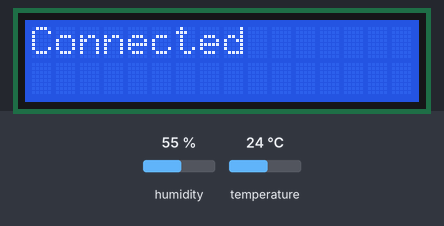
Simulated run of this sketch. Board: ESP32. Shown: 16×2 character LCD. The test bench sets the inputs (shaded band); at power-on: humidity 55 %, temperature 24 °C. WiFi joins after 1.5 s; servers stay silent unless stated; no MQTT or app messages arrive unless stated; what the sketch prints to the serial monitor is not drawn.

Above: at 1.7 s.
At 18.8 s:
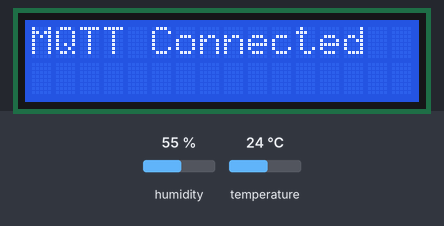
18.9 s: humidity set to 22 %
At 23.7 s:
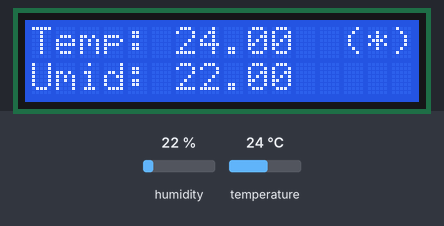
33.9 s: temperature set to 12 °C
At 43.3 s:
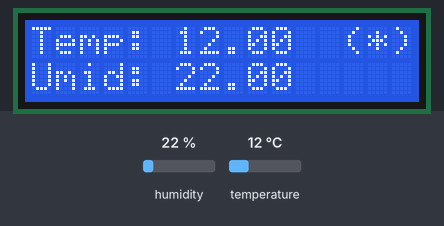
48.9 s: humidity set to 40 %
At 64.0 s:
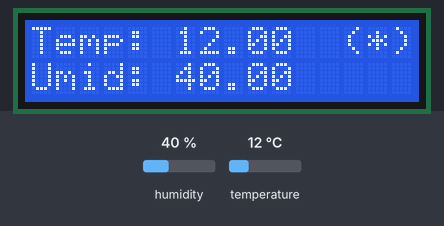
Timing chart, 0 to 65.5 s (numbered marks = the images above; inputs shaded):
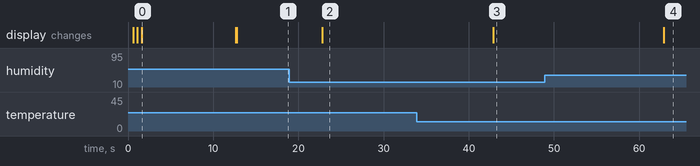

Measured:
- after the input at 18.9 s, the display: changes after 3.9 s (image 2)
- after the input at 33.9 s, the display: changes after 8.9 s (image 3)
- after the input at 48.9 s, the display: changes after 14.0 s (image 4)
- what the display in image 0 shows lasts 11.1 s, from 1.6 s to 12.7 s

The sketch:

dht11_lcd_wifi_mqtt.ino
```cpp
#include <DHT.h>
#include <LiquidCrystal_I2C.h>
#include <WiFi.h>
#include <PubSubClient.h>

#define SENSOR_PIN 5
#define LCD_SDA 23
#define LCD_SCL 22

const char* ssid = "BarberiniTaboao";
const char* password = "26042021";
const char* mqtt_server = "192.168.68.107";
const int mqtt_port = 1883;
const char* mqtt_topic = "sensor/dht11";

DHT dht11(SENSOR_PIN, DHT11);
LiquidCrystal_I2C lcd(0x27, 16, 2);
WiFiClient espClient;
PubSubClient mqttClient( espClient );

int status_connection = 0;
  // 0 - Não houver conexão nenhuma
  // 1 - Quando estiver conectado no Wifi
  // 2 - Quando estiver conectado no Wifi e no Broker

void conectarWifi() {
  Serial.begin(115200);
  WiFi.mode(WIFI_STA);
  WiFi.begin(ssid, password);
  Serial.println("IoT Temperatura e Umidade iniciando...");
  lcd.clear();
  lcd.setCursor(0, 0);
  Serial.printf("Buscando Wifi %s ", ssid);
  lcd.print("Wifi: ");
  lcd.print(ssid);
  lcd.setCursor(0, 1);
  lcd.print(".");
  while (WiFi.status() != WL_CONNECTED) {
    status_connection = 0;
    delay(500);
    lcd.print(".");
    Serial.print(".");
  }
  status_connection = 1;
  lcd.clear();
  lcd.setCursor(0, 0);
  lcd.print("Connected");
  Serial.println("Connected");
  delay(1000);

  // ( )  Não está conectado nem no Wifi
  // (#)  Conectado no Wifi
  // (*)  Conectado no Mosquitto via MQTT
}

void setup() {
  dht11.begin();
  lcd.init();
  lcd.backlight();
  conectarWifi();
  if (status_connection == 1) {
    mqttClient.setServer( mqtt_server, mqtt_port );
  }
}

void mqtt_connect() {
  lcd.clear();
  lcd.setCursor(0, 0);
  lcd.print("Connecting MQTT");
  Serial.print("Conectando MQTT ");
  lcd.setCursor(0, 1);
  while (!mqttClient.connected()) {
    status_connection = 1;
    lcd.print(".");
    Serial.print(".");
    mqttClient.connect("ESP32Client");
  }
  lcd.clear();
  lcd.setCursor(0, 0);
  lcd.print("MQTT Connected");
  Serial.println("\nConectado ao MQTT");
  status_connection = 2;
}

void loop() {
  // put your main code here, to run repeatedly:
  delay(10000); // this speeds up the simulation

  float umi  = dht11.readHumidity();
  float tempC = dht11.readTemperature();

  lcd.clear();

  lcd.setCursor(0, 0);
  lcd.print("Temp: ");
  lcd.print(tempC);
  lcd.setCursor(0, 1);
  lcd.print("Umid: ");
  lcd.print(umi);
  lcd.setCursor(13, 0);
  Serial.printf("Temp: %5.2f\tUmid: %5.2f\n", tempC, umi);
  if (status_connection == 1) {
    lcd.print("(#)");
  } else if (status_connection == 2) {
    lcd.print("(*)");
  } else {
    lcd.print("( )");
  }

  if (!mqttClient.connected()) {
    mqtt_connect();
  } else {
    // "{\"temp\": 19.8, \"umd\": 42.5}"
    tempC = 28.4;
    umi = 63.0;
    if (!isnan(tempC) && !isnan(umi)) {
      String carga = "{\"temp\":" + String(tempC) + ", \"umd\":" + String(umi) + "}";
      Serial.printf("Enviando: %s \n", carga.c_str());
      mqttClient.publish(mqtt_topic, carga.c_str());
    }
    delay(10000);
  }

}
```
